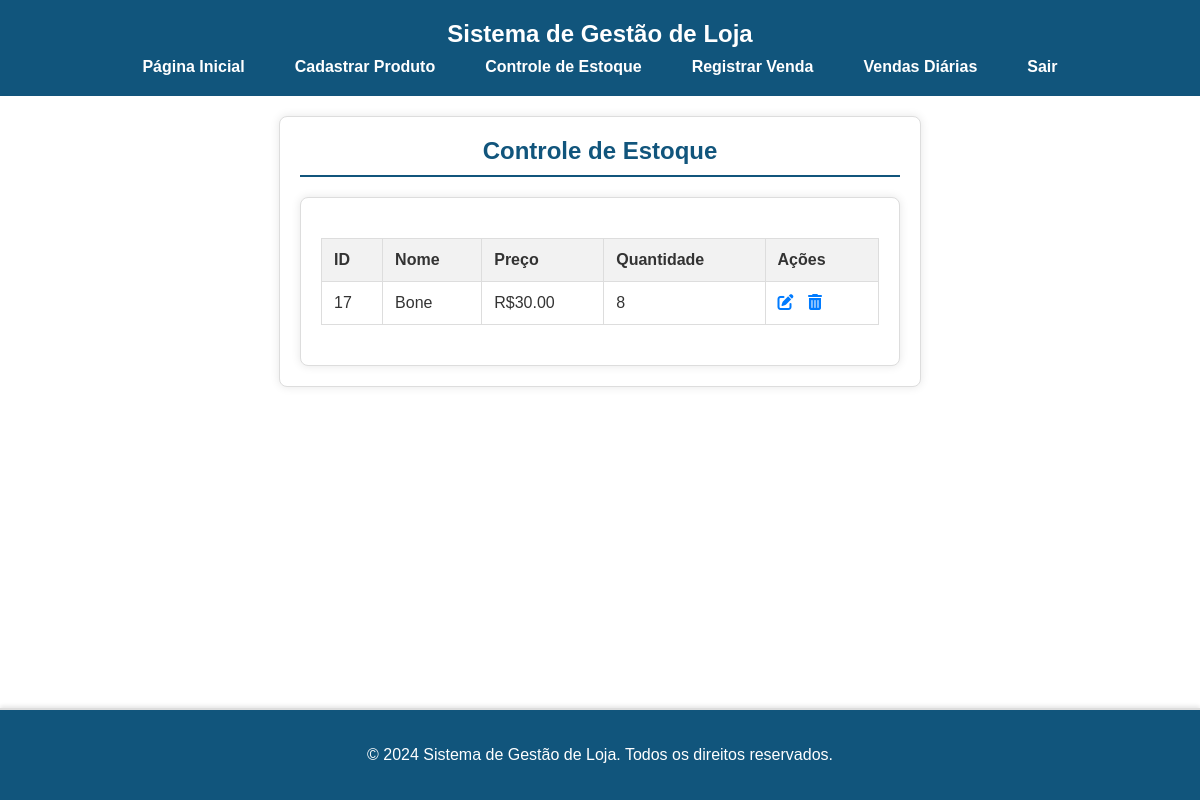
/controle_estoque (signed in), run on the app's committed database.
### tables this page shows
CREATE TABLE produtos (
        id INTEGER PRIMARY KEY AUTOINCREMENT,
        nome TEXT,
        preco REAL,
        quantidade INTEGER
    );

### app.py (the view)
@app.route('/controle_estoque')
@login_required
def controle_estoque():
    conn = sqlite3.connect('lojista.db')
    cursor = conn.cursor()
    cursor.execute('SELECT * FROM produtos')
    produtos = cursor.fetchall()
    conn.close()
    return render_template('controle_estoque.html', produtos=produtos)

### app.py (called while the page is built)
def login_required(f):
    @wraps(f)
    def decorated_function(*args, **kwargs):
        if not session.get('logged_in'):
            return redirect(url_for('login'))
        return f(*args, **kwargs)
    return decorated_function

### templates/controle_estoque.html
{% extends 'base.html' %}
{% block content %}
    <div class="container">
        <div class="form-container">
            <h2>Controle de Estoque</h2>
            <div class="table-container">
                <table class="tabela-estoque">
                    <thead>
                        <tr>
                            <th>ID</th>
                            <th>Nome</th>
                            <th>Preço</th>
                            <th>Quantidade</th>
                            <th>Ações</th>
                        </tr>
                    </thead>
                    <tbody>
                        {% for produto in produtos %}
                            <tr>
                                <td>{{ produto[0] }}</td>
                                <td>{{ produto[1] }}</td>
                                <td>R${{ '%.2f' % produto[2] }}</td>
                                <td>{{ produto[3] }}</td>
                                <td>
                                    <a href="{{ url_for('editar_produto', produto_id=produto[0]) }}"><i class="fas fa-edit"></i></a>
                                    <a href="{{ url_for('excluir_produto', produto_id=produto[0]) }}" onclick="return confirm('Tem certeza que deseja excluir este produto?');"><i class="fas fa-trash-alt"></i></a>
                                </td>
                            </tr>
                        {% endfor %}
                    </tbody>
                </table>
            </div>
        </div>
    </div>
{% endblock %}

### static/style.css (style rules this page uses)
body { font-family: Arial, sans-serif; background-color: #f4f4f9; color: #333; margin: 0; padding: 0; display: flex; flex-direction: column; min-height: 100vh; }
h2 { color: #11557C; border-bottom: 2px solid #11557C; padding-bottom: 10px; margin-top: 0; }
.table-container { overflow-y: auto; }
.form-container { max-width: 600px; margin: auto; padding: 20px; background-color: #fff; border: 1px solid #ddd; border-radius: 8px; box-shadow: 0 0 10px rgba(0, 0, 0, 0.1); }
.form-container h2 { color: #11557C; border-bottom: 2px solid #11557C; padding-bottom: 10px; margin-top: 0; text-align: center; }
.table-container { max-width: 800px; margin: auto; background-color: #fff; border: 1px solid #ddd; border-radius: 8px; box-shadow: 0 0 10px rgba(0, 0, 0, 0.1); overflow: auto; }
.tabela-estoque { width: 100%; border-collapse: collapse; }
.tabela-estoque th, .tabela-estoque td { padding: 12px; border: 1px solid #ddd; text-align: left; }
.tabela-estoque th { background-color: #f2f2f2; }
.tabela-estoque a { color: #007bff; margin-right: 10px; }
.form-container { background-color: #fff; border: 1px solid #ddd; border-radius: 8px; box-shadow: 0 0 10px rgba(0, 0, 0, 0.1); padding: 20px; margin-bottom: 20px; }
.table-container { background-color: #fff; border: 1px solid #ddd; border-radius: 8px; box-shadow: 0 0 10px rgba(0, 0, 0, 0.1); padding: 20px; }

### templates/base.html (style rules this page uses)
table { width: 100%; border-collapse: collapse; margin: 20px 0; }
table, th, td { border: 1px solid #ddd; }
th, td { padding: 12px; text-align: left; }
th { background-color: #f2f2f2; }

### data on the page
produtos: id "17", nome "Bone", preco "30.00", quantidade "8"
